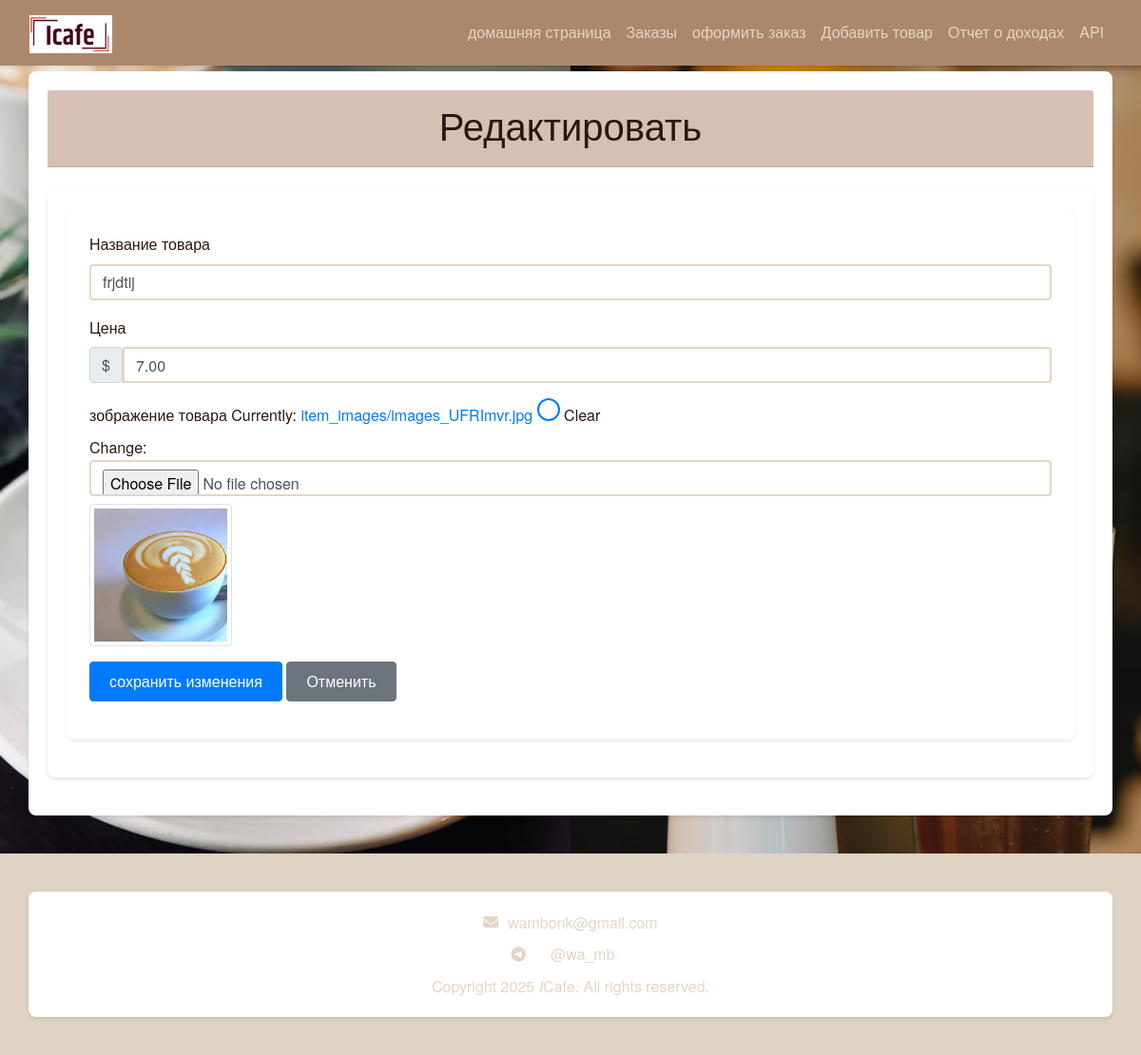
The page /edit_item/7/ on the database as committed earlier.
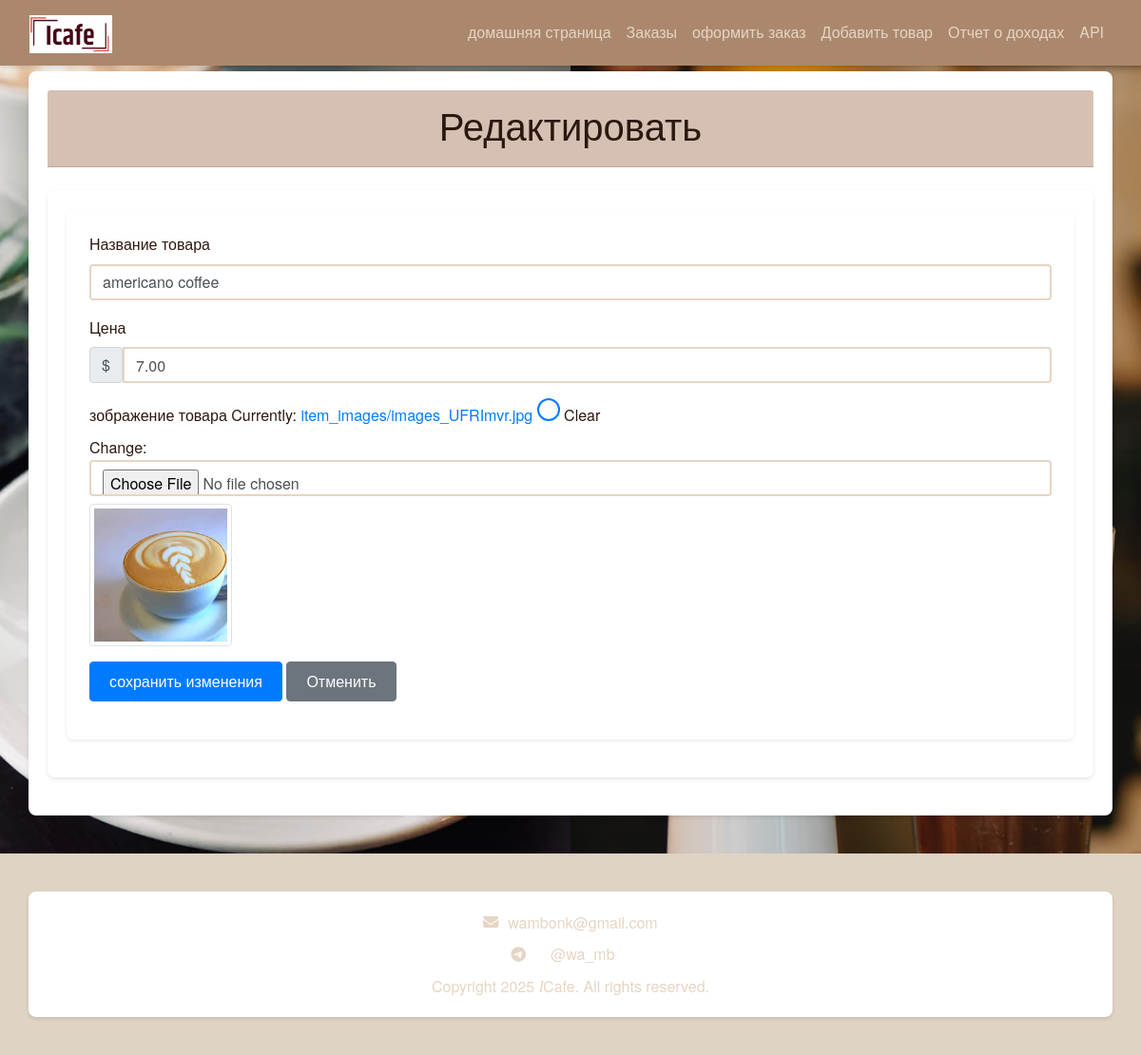
The same page on the database as committed later.
### orders/models.py (models this page shows, shortened)
class Item(models.Model):
    name = models.CharField(max_length=100)
    price = models.DecimalField(max_digits=10, decimal_places=2)
    image = models.ImageField(upload_to='item_images/', blank=True, null=True)

### orders/views.py (the view)
# urls.py: path('edit_item/<int:item_id>/', views.edit_item, name='edit_item'),
def edit_item(request, item_id):
    item = get_object_or_404(Item, id=item_id)
    if request.method == 'POST':
        form = ItemForm(request.POST, request.FILES, instance=item)
        if form.is_valid():
            form.save()
            return redirect('home')
    else:
        form = ItemForm(instance=item)
    return render(request, 'orders/edit_item.html', {'form': form, 'item': item})

### orders/forms.py
class ItemForm(forms.ModelForm):
    class Meta:
        model = Item
        fields = ['name', 'price', 'image']
        widgets = {
            'name': forms.TextInput(attrs={'class': 'form-control'}),
            'price': forms.NumberInput(attrs={'class': 'form-control'}),
            'image': forms.ClearableFileInput(attrs={'class': 'form-control'}),
        }

### templates/orders/edit_item.html (shortened to what this page needs)
{% extends 'orders/base.html' %}
{% block content %}
  <div class="card-header text-center">
        <h1>Редактировать</h1>
  </div>
<div class="container mt-4">
    <div class="card p-4 shadow-sm">
        <form method="POST" enctype="multipart/form-data">
            <div class="mb-3">
                <label for="{{ form.name.id_for_label }}" class="form-label">Название товара</label>
                {{ form.name }}
            </div>
            <div class="mb-3">
                <label for="{{ form.price.id_for_label }}" class="form-label">Цена</label>
                <div class="input-group">
                    <span class="input-group-text">$</span>
                    {{ form.price }}
                </div>
            </div>
            <div class="mb-3">
                <label for="{{ form.image.id_for_label }}" class="form-label">зображение товара</label>
                {{ form.image }}
                {% if item.image %}
                    <div class="mt-2">
                        <img src="{{ item.image.url }}" class="img-thumbnail" alt="{{ item.name }}" style="max-width: 150px;">
                    </div>
                {% endif %}
            </div>
            <div class="mb-3">
                <button type="submit" class="btn btn-primary">сохранить изменения</button>
                <a href="{% url 'home' %}" class="btn btn-secondary">Отменить</a>
            </div>
        </form>
    </div>
</div>
{% endblock %}

Rows that differ between the two databases and show on the page:
changed Item: name "frjdtij" → "americano coffee"
